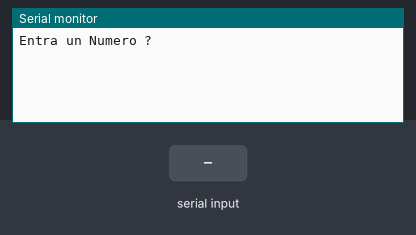
A sketch run on a simulated Arduino Uno, built with avr-gcc and run on an emulated ATmega328P. Parts: the last lines printed to the serial monitor. The test bench sets the inputs (shaded band).

Above: at 1.2 s.
1.3 s: "90,45\n" received over Serial
At 1.9 s:
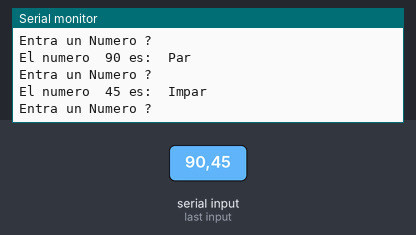
2.8 s: "30,150\n" received over Serial
At 5.3 s:
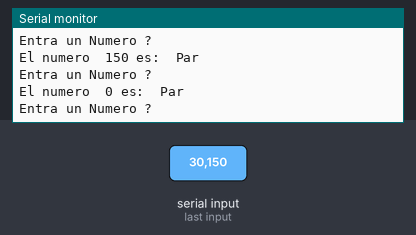
Timing chart, 0 to 6.8 s (numbered marks = the images above; inputs shaded):
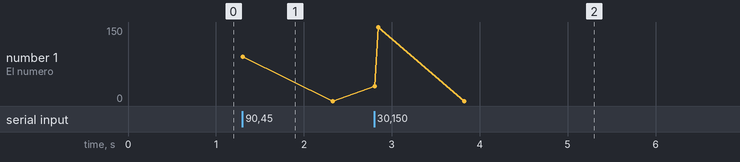

The sketch:

Repte_5._Number_Comunication__Exercici_2.ino
```cpp
/***************************************************************
**                                                            **
**          Repte 5. Number Comunication Exercici 2           **
**          Repte 5. Number Comunication Exercici 2           **
**                                                            **
** Marc Olmo Rodriguez                       DATA: 06/01/2017 **
****************************************************************/
int num;
int resultat;
void setup() {
  Serial.begin(9600);        // initialize serial
  Serial.println("Entra un Numero ?");
}

void loop()
{
   while(Serial.available() >0)
   {
    num = Serial.parseInt();
    Serial.print("El numero  ");
    Serial.print(num);
    Serial.print(" es:  ");
    //Serial.print(resultat);

    if (num & 0x01)
    {
      Serial.println ("Impar");
    }
     else
     {
      Serial.println ("Par");
     }
     Serial.println("Entra un Numero ?");
   }

  }
```

Measured:
- after the input at 1.3 s, the serial monitor: prints a new line at once (image 1)
- after the input at 2.8 s, the serial monitor: prints a new line at once (image 2)
